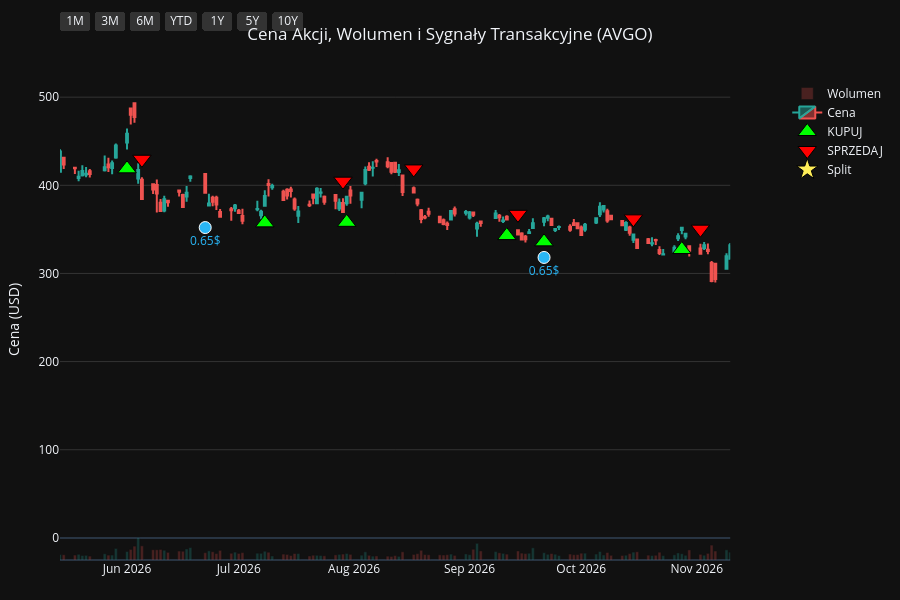
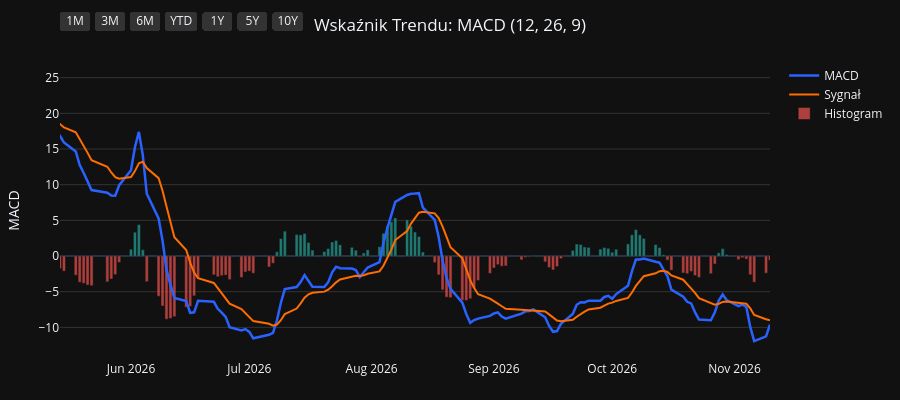
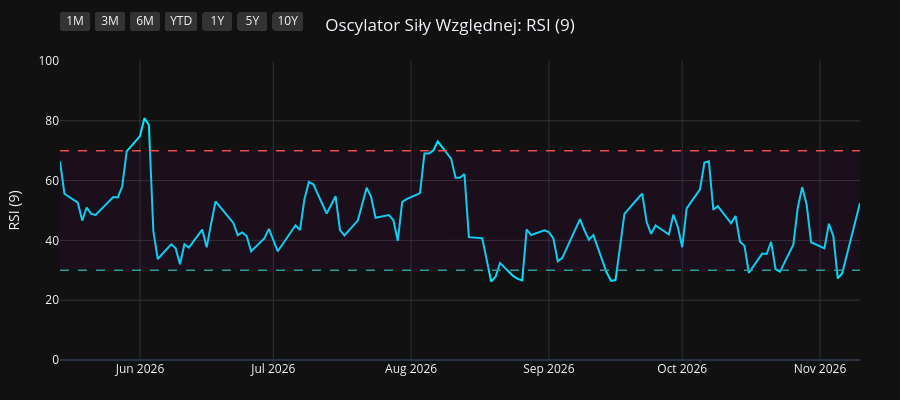
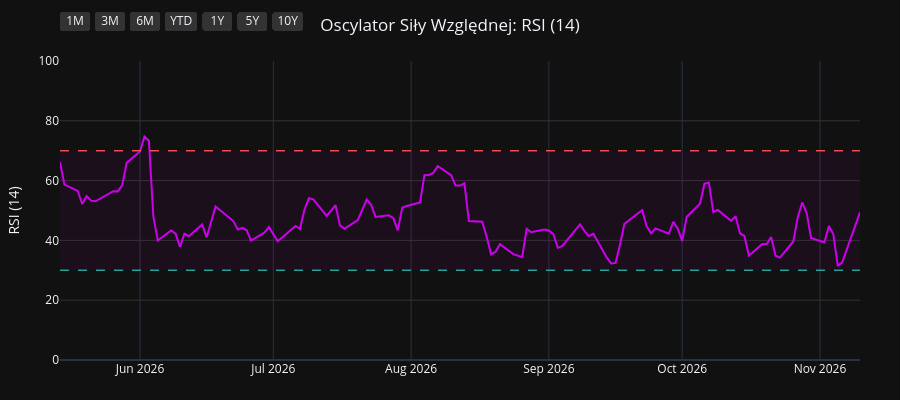

Write notebook code for charts like these, in order.
### Code cell
import os
import yfinance as yf
import pandas as pd
import pandas_ta as ta
import plotly.graph_objects as go
from plotly.subplots import make_subplots

# 1. Pobranie i przygotowanie danych
symbol = os.environ.get("STOCK_TICKER", "").strip().upper()
if not symbol:
    raise RuntimeError("Set STOCK_TICKER before running price_extractor.ipynb")
df = yf.Ticker(symbol).history(period="10y")
df.index = df.index.tz_localize(None)

# Wskaźniki i sygnały
df.ta.macd(fast=12, slow=26, signal=9, append=True)
df.ta.rsi(length=9, append=True)
df.ta.rsi(length=14, append=True)
df.ta.rsi(length=21, append=True)
df.dropna(inplace=True)

macd = df['MACD_12_26_9']
signal = df['MACDs_12_26_9']
wczorajszy_macd = macd.shift(1)
wczorajszy_signal = signal.shift(1)

df['Decyzja'] = 'BRAK'
df.loc[(macd > signal) & (wczorajszy_macd <= wczorajszy_signal), 'Decyzja'] = 'KUPUJ'
df.loc[(macd < signal) & (wczorajszy_macd >= wczorajszy_signal), 'Decyzja'] = 'SPRZEDAJ'

df_kupuj = df[df['Decyzja'] == 'KUPUJ']
df_sprzedaj = df[df['Decyzja'] == 'SPRZEDAJ']
df_dywidendy = df[df['Dividends'] > 0]
df_splity = df[df['Stock Splits'] > 0]

# Wspólna konfiguracja osi X
konfiguracja_osi_x = dict(
    type="date",
    showspikes=True, spikemode="across", spikesnap="cursor", spikedash="dot", spikecolor="#ffffff", spikethickness=1, hoverformat="%Y-%m-%d",
    rangeselector=dict(
        buttons=list([
            dict(count=1, label="1M", step="month", stepmode="backward"),
            dict(count=3, label="3M", step="month", stepmode="backward"),
            dict(count=6, label="6M", step="month", stepmode="backward"),
            dict(count=1, label="YTD", step="year", stepmode="todate"),
            dict(count=1, label="1Y", step="year", stepmode="backward"),
            dict(count=5, label="5Y", step="year", stepmode="backward"),
            dict(step="all", label="10Y")
        ]),
        bgcolor="#333333", activecolor="#2962ff", x=0, y=1.1
    )
)

# ==========================================
# WYKRES 1: CENA + WOLUMEN + SYGNAŁY
# ==========================================
fig1 = make_subplots(specs=[[{"secondary_y": True}]])

kolory_wolumenu = ['#26a69a' if row['Close'] >= row['Open'] else '#ef5350' for index, row in df.iterrows()]
fig1.add_trace(go.Bar(x=df.index, y=df['Volume'], marker_color=kolory_wolumenu, opacity=0.25, name='Wolumen'), secondary_y=True)
fig1.add_trace(go.Candlestick(x=df.index, open=df['Open'], high=df['High'], low=df['Low'], close=df['Close'], name='Cena', increasing_line_color='#26a69a', decreasing_line_color='#ef5350'), secondary_y=False)
fig1.add_trace(go.Scatter(x=df_kupuj.index, y=df_kupuj['Low'] * 0.95, customdata=df_kupuj[['Low', 'High']], mode='markers', marker=dict(symbol='triangle-up', size=16, color='#00ff00', line=dict(width=1, color='black')), name='KUPUJ', hovertemplate='KUPUJ<br>Najniższa: %{customdata[0]:.2f}<br>Najwyższa: %{customdata[1]:.2f}<extra></extra>'), secondary_y=False)
fig1.add_trace(go.Scatter(x=df_sprzedaj.index, y=df_sprzedaj['High'] * 1.05, customdata=df_sprzedaj[['Low', 'High']], mode='markers', marker=dict(symbol='triangle-down', size=16, color='#ff0000', line=dict(width=1, color='black')), name='SPRZEDAJ', hovertemplate='SPRZEDAJ<br>Najniższa: %{customdata[0]:.2f}<br>Najwyższa: %{customdata[1]:.2f}<extra></extra>'), secondary_y=False)

if not df_dywidendy.empty:
    fig1.add_trace(go.Scatter(x=df_dywidendy.index, y=df_dywidendy['Low'] * 0.90, mode='markers+text', marker=dict(symbol='circle', size=12, color='#29b6f6', line=dict(width=1, color='white')), text=df_dywidendy['Dividends'].apply(lambda x: f"{x}$"), textposition="bottom center", name='Dywidenda', showlegend=False, hovertemplate='Dywidenda: %{text}<extra></extra>', textfont=dict(color="#29b6f6")), secondary_y=False)
if not df_splity.empty:
                    fig1.add_trace(go.Scatter(x=df_splity.index, y=df_splity['High'], mode='markers+text', marker=dict(symbol='star', size=16, color='#ffee58', line=dict(width=1, color='black')), text=df_splity['Stock Splits'].apply(lambda x: f"{x:g}:1" if x >= 1 else f"1:{1 / x:g}"), textposition="top center", name='Split', hovertemplate='%{text}<extra></extra>', textfont=dict(color="#ffee58")), secondary_y=False)

fig1.update_layout(title=dict(text=f"Cena Akcji, Wolumen i Sygnały Transakcyjne ({symbol})", x=0.5, xanchor='center'), dragmode='pan', xaxis_rangeslider_visible=False, template='plotly_dark', height=600, hovermode='x unified', margin=dict(l=60, r=40, t=60, b=40))
fig1.update_xaxes(**konfiguracja_osi_x)
fig1.update_xaxes(range=[df.index.max() - pd.Timedelta(days=180), df.index.max()])
fig1.update_yaxes(title_text="Cena (USD)", secondary_y=False, gridcolor='#333333')
fig1.update_yaxes(range=[0, df['Volume'].max() * 4], showgrid=False, showticklabels=False, secondary_y=True)
fig1.show(config={'scrollZoom': True})

# ==========================================
# WYKRES 2: WSKAŹNIK MACD
# ==========================================
fig2 = go.Figure()
fig2.add_trace(go.Scatter(x=df.index, y=df['MACD_12_26_9'], line=dict(color='#2962ff', width=2.5), name='MACD'))
fig2.add_trace(go.Scatter(x=df.index, y=df['MACDs_12_26_9'], line=dict(color='#ff6d00', width=2), name='Sygnał'))
kolory_macd = ['#26a69a' if val >= 0 else '#ef5350' for val in df['MACDh_12_26_9']]
fig2.add_trace(go.Bar(x=df.index, y=df['MACDh_12_26_9'], marker_color=kolory_macd, name='Histogram', opacity=0.7))
fig2.update_layout(title=dict(text="Wskaźnik Trendu: MACD (12, 26, 9)", x=0.5, xanchor='center'), dragmode='pan', xaxis_rangeslider_visible=False, template='plotly_dark', height=400, hovermode='x unified', margin=dict(l=60, r=40, t=60, b=40))
fig2.update_xaxes(**konfiguracja_osi_x)
fig2.update_xaxes(range=[df.index.max() - pd.Timedelta(days=180), df.index.max()])
fig2.update_yaxes(title_text="MACD", gridcolor='#333333')
fig2.show(config={'scrollZoom': True})

# ==========================================
# WYKRES 3: OSCYLATOR RSI (9)
# ==========================================
fig3 = go.Figure()
fig3.add_trace(go.Scatter(x=df.index, y=df['RSI_9'], line=dict(color='#00e5ff', width=2), name='RSI (9)'))
fig3.add_hline(y=70, line_dash="dash", line_color="#ef5350", line_width=1.5)
fig3.add_hline(y=30, line_dash="dash", line_color="#26a69a", line_width=1.5)
fig3.add_hrect(y0=30, y1=70, line_width=0, fillcolor="purple", opacity=0.1)
fig3.update_layout(title=dict(text="Oscylator Siły Względnej: RSI (9)", x=0.5, xanchor='center'), dragmode='pan', xaxis_rangeslider_visible=False, template='plotly_dark', height=400, hovermode='x unified', margin=dict(l=60, r=40, t=60, b=40))
fig3.update_xaxes(**konfiguracja_osi_x)
fig3.update_xaxes(range=[df.index.max() - pd.Timedelta(days=180), df.index.max()])
fig3.update_yaxes(title_text="RSI (9)", range=[0, 100], gridcolor='#333333')
fig3.show(config={'scrollZoom': True})

# ==========================================
# WYKRES 4: OSCYLATOR RSI (14)
# ==========================================
fig4 = go.Figure()
fig4.add_trace(go.Scatter(x=df.index, y=df['RSI_14'], line=dict(color='#d500f9', width=2), name='RSI (14)'))
fig4.add_hline(y=70, line_dash="dash", line_color="#ef5350", line_width=1.5)
fig4.add_hline(y=30, line_dash="dash", line_color="#26a69a", line_width=1.5)
fig4.add_hrect(y0=30, y1=70, line_width=0, fillcolor="purple", opacity=0.1)
fig4.update_layout(title=dict(text="Oscylator Siły Względnej: RSI (14)", x=0.5, xanchor='center'), dragmode='pan', xaxis_rangeslider_visible=False, template='plotly_dark', height=400, hovermode='x unified', margin=dict(l=60, r=40, t=60, b=40))
fig4.update_xaxes(**konfiguracja_osi_x)
fig4.update_xaxes(range=[df.index.max() - pd.Timedelta(days=180), df.index.max()])
fig4.update_yaxes(title_text="RSI (14)", range=[0, 100], gridcolor='#333333')
fig4.show(config={'scrollZoom': True})

# ==========================================
# WYKRES 5: OSCYLATOR RSI (21)
# ==========================================
fig5 = go.Figure()
fig5.add_trace(go.Scatter(x=df.index, y=df['RSI_21'], line=dict(color='#64dd17', width=2), name='RSI (21)'))
fig5.add_hline(y=70, line_dash="dash", line_color="#ef5350", line_width=1.5)
fig5.add_hline(y=30, line_dash="dash", line_color="#26a69a", line_width=1.5)
fig5.add_hrect(y0=30, y1=70, line_width=0, fillcolor="purple", opacity=0.1)
fig5.update_layout(title=dict(text="Oscylator Siły Względnej: RSI (21)", x=0.5, xanchor='center'), dragmode='pan', xaxis_rangeslider_visible=False, template='plotly_dark', height=400, hovermode='x unified', margin=dict(l=60, r=40, t=60, b=40))
fig5.update_xaxes(**konfiguracja_osi_x)
fig5.update_xaxes(range=[df.index.max() - pd.Timedelta(days=180), df.index.max()])
fig5.update_yaxes(title_text="RSI (21)", range=[0, 100], gridcolor='#333333')
fig5.show(config={'scrollZoom': True})

### Figure 1 — Plotly figure (JSON) as saved in the notebook; plotly's stock layout.template omitted (floating-point values rounded to 4 significant figures; data arrays with more than 128 entries replaced by an {"elided": "..."} marker saying what was removed)
{"data": [{"marker": {"color": {"elided": "2479 str values"}}, "name": "Wolumen", "opacity": 0.25, "type": "bar", "x": {"elided": "2479 str values"}, "xaxis": "x", "y": {"elided": "2479 int values"}, "yaxis": "y2"}, {"close": {"elided": "2479 float values"}, "decreasing": {"line": {"color": "#ef5350"}}, "high": {"elided": "2479 float values"}, "increasing": {"line": {"color": "#26a69a"}}, "low": {"elided": "2479 float values"}, "name": "Cena", "open": {"elided": "2479 float values"}, "type": "candlestick", "x": {"elided": "2479 str values"}, "xaxis": "x", "yaxis": "y"}, {"customdata": {"elided": "106x2 float values"}, "hovertemplate": "KUPUJ<br>Najniższa: %{customdata[0]:.2f}<br>Najwyższa: %{customdata[1]:.2f}<extra></extra>", "marker": {"color": "#00ff00", "line": {"color": "black", "width": 1}, "size": 16, "symbol": "triangle-up"}, "mode": "markers", "name": "KUPUJ", "type": "scatter", "x": ["2017-01-19T00:00:00", "2017-03-07T00:00:00", "2017-04-24T00:00:00", "2017-06-02T00:00:00", "2017-07-12T00:00:00", "2017-08-22T00:00:00", "2017-09-18T00:00:00", "2017-10-05T00:00:00", "2017-10-24T00:00:00", "2017-11-16T00:00:00", "2018-01-03T00:00:00", "2018-01-18T00:00:00", "2018-02-13T00:00:00", "2018-04-12T00:00:00", "2018-05-08T00:00:00", "2018-07-26T00:00:00", "2018-08-21T00:00:00", "2018-11-06T00:00:00", "2018-12-10T00:00:00", "2018-12-28T00:00:00", "2019-01-14T00:00:00", "2019-03-15T00:00:00", "2019-06-06T00:00:00", "2019-07-15T00:00:00", "2019-08-21T00:00:00", "2019-10-14T00:00:00", "2019-12-12T00:00:00", "2019-12-16T00:00:00", "2020-01-23T00:00:00", "2020-02-05T00:00:00", "2020-03-25T00:00:00", "2020-05-08T00:00:00", "2020-05-20T00:00:00", "2020-08-04T00:00:00", "2020-08-24T00:00:00", "2020-10-09T00:00:00", "2020-11-06T00:00:00", "2021-01-12T00:00:00", "2021-02-12T00:00:00", "2021-03-16T00:00:00", "2021-05-20T00:00:00", "2021-06-28T00:00:00", "2021-07-09T00:00:00", "2021-07-26T00:00:00", "2021-07-29T00:00:00", "2021-08-27T00:00:00", "2021-09-23T00:00:00", "2021-10-15T00:00:00", "2021-12-08T00:00:00", "2022-02-01T00:00:00", "2022-02-25T00:00:00", "2022-03-02T00:00:00", "2022-03-09T00:00:00", "2022-03-15T00:00:00", "2022-05-04T00:00:00", "2022-05-10T00:00:00", "2022-05-13T00:00:00", "2022-05-31T00:00:00", "2022-07-07T00:00:00", "2022-10-05T00:00:00", "2022-10-21T00:00:00", "2022-12-13T00:00:00", "2023-01-06T00:00:00", "2023-01-26T00:00:00", "2023-02-01T00:00:00", "2023-03-03T00:00:00", "2023-05-11T00:00:00", "2023-08-28T00:00:00", "2023-10-06T00:00:00", "2023-11-03T00:00:00", "2023-12-11T00:00:00", "2024-01-19T00:00:00", "2024-02-08T00:00:00", "2024-03-01T00:00:00", "2024-03-25T00:00:00", "2024-04-11T00:00:00", "2024-04-29T00:00:00", "2024-05-06T00:00:00", "2024-06-10T00:00:00", "2024-07-08T00:00:00", "2024-08-13T00:00:00", "2024-09-12T00:00:00", "2024-11-07T00:00:00", "2024-12-04T00:00:00", "2025-02-10T00:00:00", "2025-03-17T00:00:00", "2025-04-09T00:00:00", "2025-06-26T00:00:00", "2025-07-21T00:00:00", "2025-07-29T00:00:00", "2025-08-08T00:00:00", "2025-09-05T00:00:00", "2025-10-15T00:00:00", "2025-10-27T00:00:00", "2025-11-24T00:00:00", "2026-01-12T00:00:00", "2026-01-30T00:00:00", "2026-02-09T00:00:00", "2026-03-06T00:00:00", "2026-04-06T00:00:00", "2026-06-01T00:00:00", "2026-07-08T00:00:00", "2026-07-30T00:00:00", "2026-09-11T00:00:00", "2026-09-21T00:00:00", "2026-10-28T00:00:00"], "xaxis": "x", "y": [13.54, 15.92, 16.18, 17.98, 17.83, 18.57, 18.47, 18.0, 18.13, 19.77, 19.89, 19.78, 17.95, 17.99, 17.81, 17.03, 15.92, 17.02, 17.55, 19.66, 19.25, 22.19, 20.95, 22.9, 22.65, 22.52, 25.7, 25.55, 25.26, 25.67, 17.29, 22.32, 22.82, 26.76, 27.66, 31.52, 31.79, 37.87, 40.36, 39.73, 38.15, 40.19, 40.4, 41.41, 41.22, 42.01, 43.53, 43.57, 50.65, 50.39, 50.24, 50.2, 51.37, 50.33, 50.57, 50.38, 50.53, 50.75, 43.36, 42.24, 38.45, 50.62, 50.79, 52.96, 52.64, 55.62, 56.23, 77.48, 74.65, 80.11, 87.93, 106.8, 116.9, 122.0, 124.1, 122.8, 123.0, 118.3, 130.7, 158.7, 139.4, 146.0, 169.8, 157.4, 212.7, 175.6, 147.9, 248.6, 267.0, 277.6, 284.8, 312.0, 327.7, 334.8, 327.8, 322.1, 310.2, 312.4, 309.3, 293.8, 418.7, 357.4, 358.0, 342.9, 335.8, 327.1], "yaxis": "y"}, {"customdata": {"elided": "106x2 float values"}, "hovertemplate": "SPRZEDAJ<br>Najniższa: %{customdata[0]:.2f}<br>Najwyższa: %{customdata[1]:.2f}<extra></extra>", "marker": {"color": "#ff0000", "line": {"color": "black", "width": 1}, "size": 16, "symbol": "triangle-down"}, "mode": "markers", "name": "SPRZEDAJ", "type": "scatter", "x": ["2017-02-10T00:00:00", "2017-03-17T00:00:00", "2017-06-01T00:00:00", "2017-06-12T00:00:00", "2017-07-31T00:00:00", "2017-08-25T00:00:00", "2017-09-20T00:00:00", "2017-10-23T00:00:00", "2017-11-15T00:00:00", "2017-11-29T00:00:00", "2018-01-12T00:00:00", "2018-01-22T00:00:00", "2018-03-20T00:00:00", "2018-04-23T00:00:00", "2018-06-21T00:00:00", "2018-08-15T00:00:00", "2018-10-04T00:00:00", "2018-12-06T00:00:00", "2018-12-24T00:00:00", "2019-01-03T00:00:00", "2019-02-22T00:00:00", "2019-04-23T00:00:00", "2019-07-09T00:00:00", "2019-08-01T00:00:00", "2019-09-20T00:00:00", "2019-11-20T00:00:00", "2019-12-13T00:00:00", "2019-12-23T00:00:00", "2020-02-03T00:00:00", "2020-02-19T00:00:00", "2020-05-06T00:00:00", "2020-05-13T00:00:00", "2020-06-12T00:00:00", "2020-08-20T00:00:00", "2020-09-18T00:00:00", "2020-10-20T00:00:00", "2020-12-29T00:00:00", "2021-01-27T00:00:00", "2021-02-22T00:00:00", "2021-04-16T00:00:00", "2021-06-18T00:00:00", "2021-07-07T00:00:00", "2021-07-16T00:00:00", "2021-07-27T00:00:00", "2021-08-10T00:00:00", "2021-09-21T00:00:00", "2021-09-28T00:00:00", "2021-11-22T00:00:00", "2022-01-04T00:00:00", "2022-02-23T00:00:00", "2022-03-01T00:00:00", "2022-03-08T00:00:00", "2022-03-14T00:00:00", "2022-04-06T00:00:00", "2022-05-09T00:00:00", "2022-05-11T00:00:00", "2022-05-19T00:00:00", "2022-06-10T00:00:00", "2022-08-19T00:00:00", "2022-10-10T00:00:00", "2022-12-06T00:00:00", "2022-12-19T00:00:00", "2023-01-18T00:00:00", "2023-01-30T00:00:00", "2023-02-09T00:00:00", "2023-03-27T00:00:00", "2023-06-22T00:00:00", "2023-09-08T00:00:00", "2023-10-25T00:00:00", "2023-11-28T00:00:00", "2024-01-02T00:00:00", "2024-01-31T00:00:00", "2024-02-13T00:00:00", "2024-03-11T00:00:00", "2024-04-08T00:00:00", "2024-04-12T00:00:00", "2024-05-01T00:00:00", "2024-05-30T00:00:00", "2024-06-26T00:00:00", "2024-07-11T00:00:00", "2024-09-03T00:00:00", "2024-10-16T00:00:00", "2024-11-13T00:00:00", "2025-01-03T00:00:00", "2025-02-19T00:00:00", "2025-03-27T00:00:00", "2025-06-09T00:00:00", "2025-07-08T00:00:00", "2025-07-22T00:00:00", "2025-08-01T00:00:00", "2025-08-15T00:00:00", "2025-09-22T00:00:00", "2025-10-21T00:00:00", "2025-11-04T00:00:00", "2025-12-12T00:00:00", "2026-01-21T00:00:00", "2026-02-03T00:00:00", "2026-02-27T00:00:00", "2026-03-17T00:00:00", "2026-05-04T00:00:00", "2026-06-05T00:00:00", "2026-07-29T00:00:00", "2026-08-17T00:00:00", "2026-09-14T00:00:00", "2026-10-15T00:00:00", "2026-11-02T00:00:00"], "xaxis": "x", "y": [16.74, 18.21, 19.69, 19.79, 20.64, 20.8, 20.51, 20.17, 21.92, 22.83, 21.93, 22.05, 20.5, 19.98, 22.31, 17.64, 21.38, 19.46, 21.08, 21.33, 24.22, 27.77, 24.32, 26.25, 25.65, 28.18, 28.44, 28.96, 27.54, 28.46, 24.71, 24.7, 27.77, 30.46, 33.95, 35.5, 40.94, 42.93, 45.71, 45.61, 44.47, 45.36, 45.83, 45.97, 46.42, 47.46, 48.2, 54.98, 65.02, 56.59, 56.84, 57.66, 56.1, 59.56, 56.29, 56.94, 54.61, 53.66, 54.55, 45.56, 52.83, 55.56, 58.66, 58.87, 61.4, 64.27, 85.82, 87.03, 89.32, 96.65, 112.5, 122.3, 128.2, 132.6, 137.7, 140.1, 132.5, 141.8, 166.5, 181.6, 165.4, 185.0, 181.2, 244.7, 237.1, 185.2, 257.6, 287.5, 299.7, 304.5, 324.1, 361.3, 365.9, 384.5, 398.1, 350.7, 353.9, 334.2, 341.9, 443.5, 429.6, 404.7, 418.6, 367.1, 361.9, 350.2], "yaxis": "y"}, {"hovertemplate": "Dywidenda: %{text}<extra></extra>", "marker": {"color": "#29b6f6", "line": {"color": "white", "width": 1}, "size": 12, "symbol": "circle"}, "mode": "markers+text", "name": "Dywidenda", "showlegend": false, "text": ["0.102$", "0.102$", "0.102$", "0.175$", "0.35$", "0.35$", "0.175$", "0.265$", "0.265$", "0.265$", "0.265$", "0.325$", "0.325$", "0.325$", "0.325$", "0.36$", "0.36$", "0.36$", "0.36$", "0.41$", "0.41$", "0.41$", "0.41$", "0.46$", "0.46$", "0.46$", "0.46$", "0.525$", "0.525$", "0.525$", "0.53$", "0.59$", "0.59$", "0.59$", "0.59$", "0.65$", "0.65$", "0.65$", "0.65$"], "textfont": {"color": "#29b6f6"}, "textposition": "bottom center", "type": "scatter", "x": ["2017-03-16T00:00:00", "2017-06-15T00:00:00", "2017-09-18T00:00:00", "2017-12-18T00:00:00", "2018-03-21T00:00:00", "2018-06-19T00:00:00", "2018-09-18T00:00:00", "2018-12-18T00:00:00", "2019-03-20T00:00:00", "2019-06-21T00:00:00", "2019-09-20T00:00:00", "2019-12-20T00:00:00", "2020-03-20T00:00:00", "2020-06-19T00:00:00", "2020-09-21T00:00:00", "2020-12-18T00:00:00", "2021-03-19T00:00:00", "2021-06-21T00:00:00", "2021-09-21T00:00:00", "2021-12-21T00:00:00", "2022-03-21T00:00:00", "2022-06-21T00:00:00", "2022-09-21T00:00:00", "2022-12-19T00:00:00", "2023-03-21T00:00:00", "2023-06-21T00:00:00", "2023-09-20T00:00:00", "2023-12-19T00:00:00", "2024-03-20T00:00:00", "2024-06-24T00:00:00", "2024-09-19T00:00:00", "2024-12-23T00:00:00", "2025-03-20T00:00:00", "2025-06-20T00:00:00", "2025-09-22T00:00:00", "2025-12-22T00:00:00", "2026-03-23T00:00:00", "2026-06-22T00:00:00", "2026-09-21T00:00:00"], "xaxis": "x", "y": [15.46, 16.49, 17.49, 18.6, 17.25, 18.51, 17.24, 18.45, 21.72, 20.69, 21.48, 24.4, 14.72, 23.95, 27.42, 33.98, 36.85, 37.49, 40.12, 52.51, 49.15, 42.33, 40.89, 46.7, 54.68, 73.19, 72.34, 99.12, 107.8, 140.3, 146.6, 199.7, 168.1, 217.8, 301.9, 301.8, 282.5, 352.1, 318.2], "yaxis": "y"}, {"hovertemplate": "%{text}<extra></extra>", "marker": {"color": "#ffee58", "line": {"color": "black", "width": 1}, "size": 16, "symbol": "star"}, "mode": "markers+text", "name": "Split", "text": ["10:1"], "textfont": {"color": "#ffee58"}, "textposition": "top center", "type": "scatter", "x": ["2024-07-15T00:00:00"], "xaxis": "x", "y": [170.0], "yaxis": "y"}], "layout": {"dragmode": "pan", "height": 600, "hovermode": "x unified", "margin": {"b": 40, "l": 60, "r": 40, "t": 60}, "title": {"text": "Cena Akcji, Wolumen i Sygnały Transakcyjne (AVGO)", "x": 0.5, "xanchor": "center"}, "xaxis": {"anchor": "y", "domain": [0.0, 0.94], "hoverformat": "%Y-%m-%d", "range": ["2026-05-14T00:00:00", "2026-11-10T00:00:00"], "rangeselector": {"activecolor": "#2962ff", "bgcolor": "#333333", "buttons": [{"count": 1, "label": "1M", "step": "month", "stepmode": "backward"}, {"count": 3, "label": "3M", "step": "month", "stepmode": "backward"}, {"count": 6, "label": "6M", "step": "month", "stepmode": "backward"}, {"count": 1, "label": "YTD", "step": "year", "stepmode": "todate"}, {"count": 1, "label": "1Y", "step": "year", "stepmode": "backward"}, {"count": 5, "label": "5Y", "step": "year", "stepmode": "backward"}, {"label": "10Y", "step": "all"}], "x": 0, "y": 1.1}, "rangeslider": {"visible": false}, "showspikes": true, "spikecolor": "#ffffff", "spikedash": "dot", "spikemode": "across", "spikesnap": "cursor", "spikethickness": 1, "type": "date"}, "yaxis": {"anchor": "x", "domain": [0.0, 1.0], "gridcolor": "#333333", "title": {"text": "Cena (USD)"}}, "yaxis2": {"anchor": "x", "overlaying": "y", "range": [0, 1740332000], "showgrid": false, "showticklabels": false, "side": "right"}}}

### Figure 2 — Plotly figure (JSON) as saved in the notebook; plotly's stock layout.template omitted (floating-point values rounded to 4 significant figures; data arrays with more than 128 entries replaced by an {"elided": "..."} marker saying what was removed)
{"data": [{"line": {"color": "#2962ff", "width": 2.5}, "name": "MACD", "type": "scatter", "x": {"elided": "2479 str values"}, "y": {"elided": "2479 float values"}}, {"line": {"color": "#ff6d00", "width": 2}, "name": "Sygnał", "type": "scatter", "x": {"elided": "2479 str values"}, "y": {"elided": "2479 float values"}}, {"marker": {"color": {"elided": "2479 str values"}}, "name": "Histogram", "opacity": 0.7, "type": "bar", "x": {"elided": "2479 str values"}, "y": {"elided": "2479 float values"}}], "layout": {"dragmode": "pan", "height": 400, "hovermode": "x unified", "margin": {"b": 40, "l": 60, "r": 40, "t": 60}, "title": {"text": "Wskaźnik Trendu: MACD (12, 26, 9)", "x": 0.5, "xanchor": "center"}, "xaxis": {"hoverformat": "%Y-%m-%d", "range": ["2026-05-14T00:00:00", "2026-11-10T00:00:00"], "rangeselector": {"activecolor": "#2962ff", "bgcolor": "#333333", "buttons": [{"count": 1, "label": "1M", "step": "month", "stepmode": "backward"}, {"count": 3, "label": "3M", "step": "month", "stepmode": "backward"}, {"count": 6, "label": "6M", "step": "month", "stepmode": "backward"}, {"count": 1, "label": "YTD", "step": "year", "stepmode": "todate"}, {"count": 1, "label": "1Y", "step": "year", "stepmode": "backward"}, {"count": 5, "label": "5Y", "step": "year", "stepmode": "backward"}, {"label": "10Y", "step": "all"}], "x": 0, "y": 1.1}, "rangeslider": {"visible": false}, "showspikes": true, "spikecolor": "#ffffff", "spikedash": "dot", "spikemode": "across", "spikesnap": "cursor", "spikethickness": 1, "type": "date"}, "yaxis": {"gridcolor": "#333333", "title": {"text": "MACD"}}}}

### Figure 3 — Plotly figure (JSON) as saved in the notebook; plotly's stock layout.template omitted (floating-point values rounded to 4 significant figures; data arrays with more than 128 entries replaced by an {"elided": "..."} marker saying what was removed)
{"data": [{"line": {"color": "#00e5ff", "width": 2}, "name": "RSI (9)", "type": "scatter", "x": {"elided": "2479 str values"}, "y": {"elided": "2479 float values"}}], "layout": {"dragmode": "pan", "height": 400, "hovermode": "x unified", "margin": {"b": 40, "l": 60, "r": 40, "t": 60}, "shapes": [{"line": {"color": "#ef5350", "dash": "dash", "width": 1.5}, "type": "line", "x0": 0, "x1": 1, "xref": "x domain", "y0": 70, "y1": 70, "yref": "y"}, {"line": {"color": "#26a69a", "dash": "dash", "width": 1.5}, "type": "line", "x0": 0, "x1": 1, "xref": "x domain", "y0": 30, "y1": 30, "yref": "y"}, {"fillcolor": "purple", "line": {"width": 0}, "opacity": 0.1, "type": "rect", "x0": 0, "x1": 1, "xref": "x domain", "y0": 30, "y1": 70, "yref": "y"}], "title": {"text": "Oscylator Siły Względnej: RSI (9)", "x": 0.5, "xanchor": "center"}, "xaxis": {"hoverformat": "%Y-%m-%d", "range": ["2026-05-14T00:00:00", "2026-11-10T00:00:00"], "rangeselector": {"activecolor": "#2962ff", "bgcolor": "#333333", "buttons": [{"count": 1, "label": "1M", "step": "month", "stepmode": "backward"}, {"count": 3, "label": "3M", "step": "month", "stepmode": "backward"}, {"count": 6, "label": "6M", "step": "month", "stepmode": "backward"}, {"count": 1, "label": "YTD", "step": "year", "stepmode": "todate"}, {"count": 1, "label": "1Y", "step": "year", "stepmode": "backward"}, {"count": 5, "label": "5Y", "step": "year", "stepmode": "backward"}, {"label": "10Y", "step": "all"}], "x": 0, "y": 1.1}, "rangeslider": {"visible": false}, "showspikes": true, "spikecolor": "#ffffff", "spikedash": "dot", "spikemode": "across", "spikesnap": "cursor", "spikethickness": 1, "type": "date"}, "yaxis": {"gridcolor": "#333333", "range": [0, 100], "title": {"text": "RSI (9)"}}}}

### Figure 4 — Plotly figure (JSON) as saved in the notebook; plotly's stock layout.template omitted (floating-point values rounded to 4 significant figures; data arrays with more than 128 entries replaced by an {"elided": "..."} marker saying what was removed)
{"data": [{"line": {"color": "#d500f9", "width": 2}, "name": "RSI (14)", "type": "scatter", "x": {"elided": "2479 str values"}, "y": {"elided": "2479 float values"}}], "layout": {"dragmode": "pan", "height": 400, "hovermode": "x unified", "margin": {"b": 40, "l": 60, "r": 40, "t": 60}, "shapes": [{"line": {"color": "#ef5350", "dash": "dash", "width": 1.5}, "type": "line", "x0": 0, "x1": 1, "xref": "x domain", "y0": 70, "y1": 70, "yref": "y"}, {"line": {"color": "#26a69a", "dash": "dash", "width": 1.5}, "type": "line", "x0": 0, "x1": 1, "xref": "x domain", "y0": 30, "y1": 30, "yref": "y"}, {"fillcolor": "purple", "line": {"width": 0}, "opacity": 0.1, "type": "rect", "x0": 0, "x1": 1, "xref": "x domain", "y0": 30, "y1": 70, "yref": "y"}], "title": {"text": "Oscylator Siły Względnej: RSI (14)", "x": 0.5, "xanchor": "center"}, "xaxis": {"hoverformat": "%Y-%m-%d", "range": ["2026-05-14T00:00:00", "2026-11-10T00:00:00"], "rangeselector": {"activecolor": "#2962ff", "bgcolor": "#333333", "buttons": [{"count": 1, "label": "1M", "step": "month", "stepmode": "backward"}, {"count": 3, "label": "3M", "step": "month", "stepmode": "backward"}, {"count": 6, "label": "6M", "step": "month", "stepmode": "backward"}, {"count": 1, "label": "YTD", "step": "year", "stepmode": "todate"}, {"count": 1, "label": "1Y", "step": "year", "stepmode": "backward"}, {"count": 5, "label": "5Y", "step": "year", "stepmode": "backward"}, {"label": "10Y", "step": "all"}], "x": 0, "y": 1.1}, "rangeslider": {"visible": false}, "showspikes": true, "spikecolor": "#ffffff", "spikedash": "dot", "spikemode": "across", "spikesnap": "cursor", "spikethickness": 1, "type": "date"}, "yaxis": {"gridcolor": "#333333", "range": [0, 100], "title": {"text": "RSI (14)"}}}}
